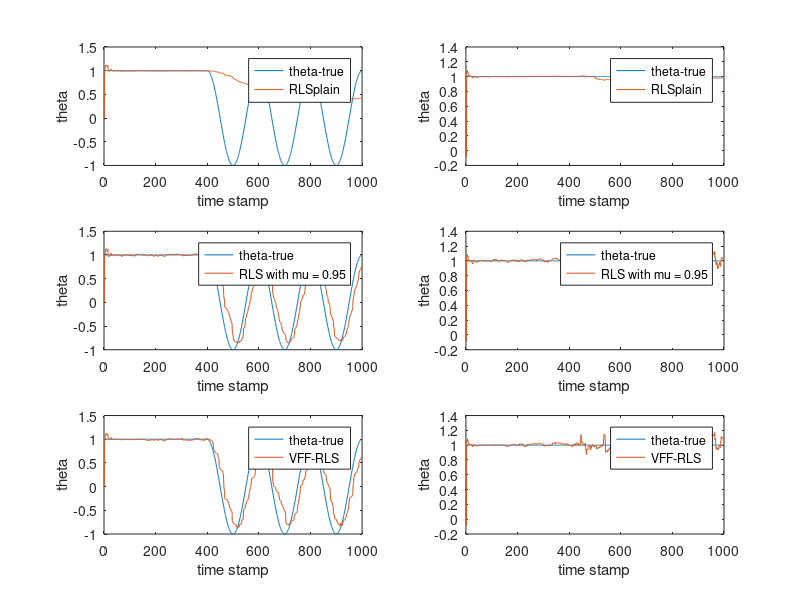

Recreate this plot in MATLAB.
clc
clearvars
close all

rng('default')

% Simulation parameters

N = 1000;   % NUmber of data 
L = 2;      % Number of coefficients of the system

% True system to be estimated
theta1_true = ones(N,1);    

for i = 401:N
    theta1_true(i) = sin(0.01*pi*i + pi/2);
end

theta2_true = ones(N,1);

sigma_u = 10;
u1 = sigma_u*randn(N,1);    
u2 = sigma_u*randn(N,1);
u = [u1 u2];
sigma_v = 1;
v = sigma_v*randn(N,1);        

y_noiseless = theta1_true.*u1 + theta2_true.*u2;
y = theta1_true.*u1 + theta2_true.*u2 + v;  % 'Unknown' system output

% Four estimation methods are compared: 
% plain RLS (lambda = 1), 
% Adaptive RLS (lambda = 0.95)
% GVFF RLS
% Variable Forgetting Factor RLS 

% Plain RLS (form 3) 
P = 10^6*eye(L);
theta = zeros(N,L)';

for i = L:N
    b = 1 + u(i,:)*P*u(i,:)';
    P = P - (1/b)*P*u(i,:)'*u(i,:)*P;
    K = P*u(i,:)';
    e = y(i) - u(i,:)*theta(:,i-1);
    theta(:,i) = theta(:,i-1) + K*e;
end

theta = theta';

% Adaptive RLS (lambda = 0.95)

P = 10^6*eye(L);
theta2 = zeros(N,L)';
lambda = .95;
for i = L:N
    b = lambda + u(i,:)*P*u(i,:)';
    P = (1/lambda)*(P - (1/b)*P*u(i,:)'*u(i,:)*P);
    K = P*u(i,:)';
    e = y(i) - u(i,:)*theta2(:,i-1);
    theta2(:,i) = theta2(:,i-1) + K*e;
end

theta2 = theta2';


% GVFF
%___________________



% Variable Forgetting Factor RLS 

P = 10^6*eye(L);
theta3 = zeros(N,L)';
lambda_max = 0.999999;                 % Maximum forgetting factor
gamma = 1.5;                           % lamba(n) = lambda_max when sigma_e(n) <= gamma*sigma_v(n)
xi = 10^-8;                            % Small constant to avoid division per zero in forgetting factor updates

K_alpha = 2;
K_beta = 5*K_alpha;
alpha = 1 - 1/(K_alpha*L);
beta = 1 - 1/(K_beta*L);

sigma_q = sqrt(L);                     % stima iniziale
sigma_e = sqrt(mean(y_noiseless.^2));  % power of the a priori error signal

lambda_n = ones(N, 1) * lambda_max;    % Variable Forgetting Factor initialization

for i = 2:N
    e = y(i) - u(i,:)*theta3(:,i-1);                            % A priori error
    K = (P * u(i,:)') / (lambda_n(i-1) + u(i,:) * P * u(i,:)');  % Kalman gain vector
    theta3(:,i) = theta3(:,i-1) + K*e;
    q_n = u(i,:) * P *u(i,:)';
    P = (1/lambda_n(i))*(P - K*u(i,:)*P);

    % Update forgetting factor
    sigma2_e = alpha*sigma_e^2 + (1-alpha)*e^2;
    sigma_e = sqrt(sigma2_e);
    sigma2_q = alpha*sigma_q^2 + (1-alpha)*q_n^2;
    sigma_q = sqrt(sigma2_q);
    
    sigma2_v = beta*sigma_v^2 + (1-beta)*e^2;
    sigma_v = sqrt(sigma2_v);

    lambda_n(i) = min((sigma_q*sigma_v)/(xi + abs(sigma_e - sigma_v)), lambda_max);
end

theta3 = theta3';


% Plot results
figure
t = 1:N;    % temporal line for plot

subplot(3,2,1)
plot(t,theta1_true)
hold on 
plot(t, theta(:,1))
xlabel('time stamp')
ylabel('theta')
legend('theta-true', 'RLSplain')

subplot(3,2,2)
plot(t,theta2_true)
hold on 
plot(t, theta(:,2))
xlabel('time stamp')
ylabel('theta')
legend('theta-true', 'RLSplain')

subplot(3,2,3)
plot(t,theta1_true)
hold on 
plot(t, theta2(:,1))
xlabel('time stamp')
ylabel('theta')
legend('theta-true', 'RLS with mu = 0.95')

subplot(3,2,4)
plot(t,theta2_true)
hold on 
plot(t, theta2(:,2))
xlabel('time stamp')
ylabel('theta')
legend('theta-true', 'RLS with mu = 0.95')

subplot(3,2,5)
plot(t,theta1_true)
hold on 
plot(t, theta3(:,1))
xlabel('time stamp')
ylabel('theta')
legend('theta-true', 'VFF-RLS')

subplot(3,2,6)
plot(t,theta2_true)
hold on 
plot(t, theta3(:,2))
xlabel('time stamp')
ylabel('theta')
legend('theta-true', 'VFF-RLS')
